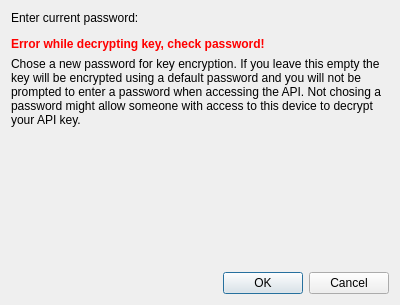
<?xml version="1.0" encoding="UTF-8"?>
<ui version="4.0">
 <class>ChangeApiPwDialog</class>
 <widget class="QDialog" name="ChangeApiPwDialog">
  <property name="geometry">
   <rect>
    <x>0</x>
    <y>0</y>
    <width>400</width>
    <height>305</height>
   </rect>
  </property>
  <property name="windowTitle">
   <string>Change API Key Password</string>
  </property>
  <layout class="QVBoxLayout" name="verticalLayout">
   <item>
    <widget class="QLabel" name="enter_old_label">
     <property name="text">
      <string>Enter current password:</string>
     </property>
    </widget>
   </item>
   <item>
    <widget class="PasswordField" name="old_pw_field" native="true"/>
   </item>
   <item>
    <widget class="QLabel" name="error_label">
     <property name="font">
      <font>
       <bold>false</bold>
      </font>
     </property>
     <property name="text">
      <string>&lt;html&gt;&lt;head/&gt;&lt;body&gt;&lt;p&gt;&lt;span style=&quot; font-weight:700; color:#ff0000;&quot;&gt;Error while decrypting key, check password!&lt;/span&gt;&lt;/p&gt;&lt;/body&gt;&lt;/html&gt;</string>
     </property>
     <property name="textFormat">
      <enum>Qt::RichText</enum>
     </property>
    </widget>
   </item>
   <item>
    <widget class="QLabel" name="label_3">
     <property name="text">
      <string>Chose a new password for key encryption. If you leave this empty the key will be encrypted using a default password and you will not be prompted to enter a password when accessing the API. Not chosing a password might allow someone with access to this device to decrypt your API key.</string>
     </property>
     <property name="wordWrap">
      <bool>true</bool>
     </property>
    </widget>
   </item>
   <item>
    <widget class="PasswordField" name="new_pw_field" native="true"/>
   </item>
   <item>
    <widget class="PasswordField" name="repeat_pw_field" native="true"/>
   </item>
   <item>
    <spacer name="verticalSpacer">
     <property name="orientation">
      <enum>Qt::Vertical</enum>
     </property>
     <property name="sizeHint" stdset="0">
      <size>
       <width>20</width>
       <height>85</height>
      </size>
     </property>
    </spacer>
   </item>
   <item>
    <widget class="QDialogButtonBox" name="button_box">
     <property name="standardButtons">
      <set>QDialogButtonBox::Cancel|QDialogButtonBox::Ok</set>
     </property>
    </widget>
   </item>
  </layout>
 </widget>
 <customwidgets>
  <customwidget>
   <class>PasswordField</class>
   <extends>QWidget</extends>
   <header>ui/passwordfield.h</header>
   <container>1</container>
  </customwidget>
 </customwidgets>
 <resources/>
 <connections/>
</ui>
